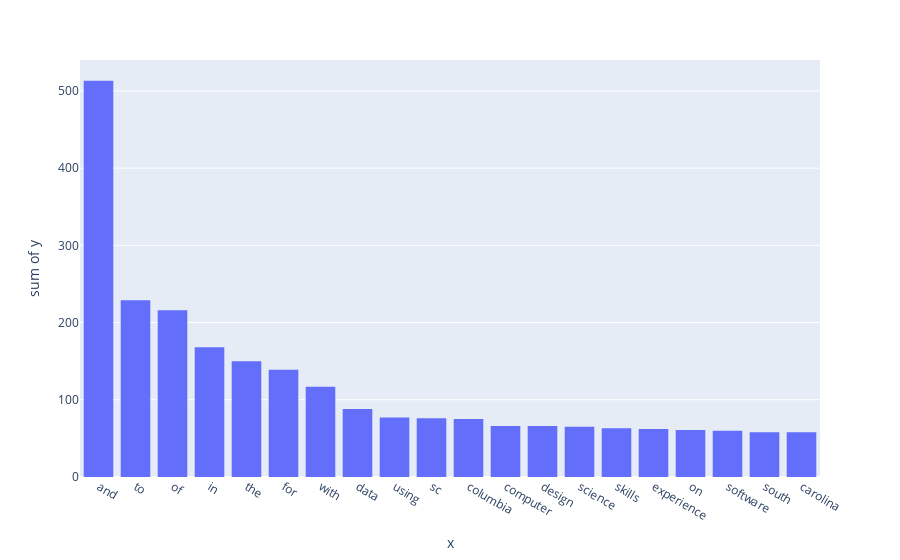

The notebook cell saved with this chart:
### Code cell
pdf_paths = "./StudentResumes"

    
words_2 = []
for file in os.listdir(pdf_paths):
    with pdfplumber.open("./StudentResumes/"+ file) as pdf:
        for page in pdf.pages:
            page_words_2 = page.extract_words()
            for word_info_2 in page_words_2:
                words_2.append(word_info_2['text'].lower())

# Credit to Copilot for .extract_words and the word_info usage

words_good_2 = []
for string in words_2:
    m =re.search(r"[a-z]{2,}", string)
    if m:
        words_good_2.append(m.group(0))

word_counts_2 = []
# Count word frequencies
word_counts_2 = Counter(words_good_2)
top_2 = word_counts_2.most_common(20)
wordser_2, counts_2 = zip(*top_2)
import plotly.express as px


fig = px.histogram(y=counts_2, x=wordser_2)
fig.show()

### Figure 1 — Plotly figure (JSON) as saved in the notebook; plotly's stock layout.template omitted (floating-point values rounded to 4 significant figures)
{"data": [{"bingroup": "x", "histfunc": "sum", "hovertemplate": "x=%{x}<br>sum of y=%{y}<extra></extra>", "legendgroup": "", "marker": {"color": "#636efa", "pattern": {"shape": ""}}, "name": "", "orientation": "v", "showlegend": false, "type": "histogram", "x": ["and", "to", "of", "in", "the", "for", "with", "data", "using", "sc", "columbia", "computer", "design", "science", "skills", "experience", "on", "software", "south", "carolina"], "xaxis": "x", "y": [513, 229, 216, 168, 150, 139, 117, 88, 77, 76, 75, 66, 66, 65, 63, 62, 61, 60, 58, 58], "yaxis": "y"}], "layout": {"barmode": "relative", "legend": {"tracegroupgap": 0}, "margin": {"t": 60}, "xaxis": {"anchor": "y", "domain": [0, 1], "title": {"text": "x"}}, "yaxis": {"anchor": "x", "domain": [0, 1], "title": {"text": "sum of y"}}}}
